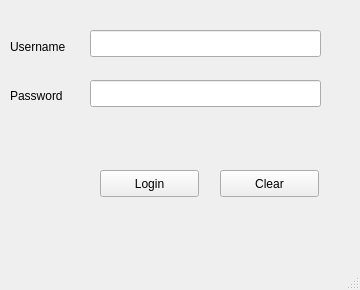
<?xml version="1.0" encoding="UTF-8"?>
<ui version="4.0">
 <class>MainWindow</class>
 <widget class="QMainWindow" name="MainWindow">
  <property name="geometry">
   <rect>
    <x>0</x>
    <y>0</y>
    <width>360</width>
    <height>290</height>
   </rect>
  </property>
  <property name="windowTitle">
   <string>MainWindow</string>
  </property>
  <widget class="QWidget" name="centralwidget">
   <widget class="QLineEdit" name="usernameEdit">
    <property name="geometry">
     <rect>
      <x>90</x>
      <y>30</y>
      <width>231</width>
      <height>27</height>
     </rect>
    </property>
   </widget>
   <widget class="QLineEdit" name="passwordEdit">
    <property name="geometry">
     <rect>
      <x>90</x>
      <y>80</y>
      <width>231</width>
      <height>27</height>
     </rect>
    </property>
   </widget>
   <widget class="QLabel" name="label">
    <property name="geometry">
     <rect>
      <x>10</x>
      <y>31</y>
      <width>68</width>
      <height>31</height>
     </rect>
    </property>
    <property name="text">
     <string>Username</string>
    </property>
   </widget>
   <widget class="QLabel" name="label_2">
    <property name="geometry">
     <rect>
      <x>10</x>
      <y>80</y>
      <width>68</width>
      <height>31</height>
     </rect>
    </property>
    <property name="text">
     <string>Password</string>
    </property>
   </widget>
   <widget class="QPushButton" name="loginButton">
    <property name="geometry">
     <rect>
      <x>100</x>
      <y>170</y>
      <width>99</width>
      <height>27</height>
     </rect>
    </property>
    <property name="text">
     <string>Login</string>
    </property>
   </widget>
   <widget class="QPushButton" name="clearEdit">
    <property name="geometry">
     <rect>
      <x>220</x>
      <y>170</y>
      <width>99</width>
      <height>27</height>
     </rect>
    </property>
    <property name="text">
     <string>Clear</string>
    </property>
   </widget>
  </widget>
  <widget class="QMenuBar" name="menubar">
   <property name="geometry">
    <rect>
     <x>0</x>
     <y>0</y>
     <width>360</width>
     <height>25</height>
    </rect>
   </property>
  </widget>
  <widget class="QStatusBar" name="statusbar"/>
 </widget>
 <resources/>
 <connections/>
</ui>
